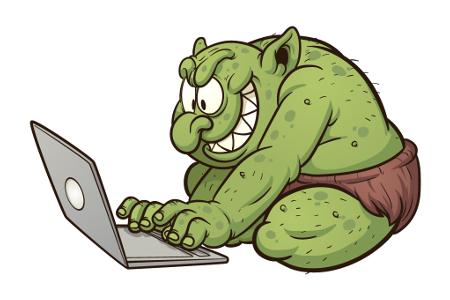
#> input picture e_paper/fallback.jpg, 450 x 300 px
$ python -i read_image.py   (imports and definitions only)
#> lines starting #> are read from the running program, lines starting #| are printed output that depends on the picture; after the words box and inside, x2 and y2 are one past the last pixel; in counts of white or black regions, pixels touching at a corner belong together
import subprocess
from PIL import Image
import logging
import configparser
import shutil


# [1 line not run here, left out]
logger = logging.getLogger(__name__)

# install snapshot tool for websites:
# sudo apt install wkhtmltopdf
# test in console with the following
# wkhtmltoimage --height 1200 --width 800 google.com out.png
# hint all fonts need to be converted to base64 and shall be available for true_font and woff
# transfonter.org for help converting it
def create_snapshot(address, parameter, height, width, out_path):
    params = ""
    for key, value in parameter.items():
        params += "&{}={}".format(key, value)
    if len(params) > 0:
        address += "?" + params[1:]
    logger.info("Address: " + address)

    logger.info("Create snapshot with wkhtmltoimage")
    program = "wkhtmltoimage"
    args = [program, "--height", str(height), "--width", str(width), address, out_path]
    try:
        subprocess.call(args)
    except FileNotFoundError:
        logger.error("wkhtmltoimage not found")
        shutil.copyfile('fallback.jpg', out_path)


def image_processing(image_path):
#> called with image_path = 'fallback.jpg'
    logger.info("Convert Image to grayscale")
    img = Image.open(image_path).convert('L').resize((800, 600))
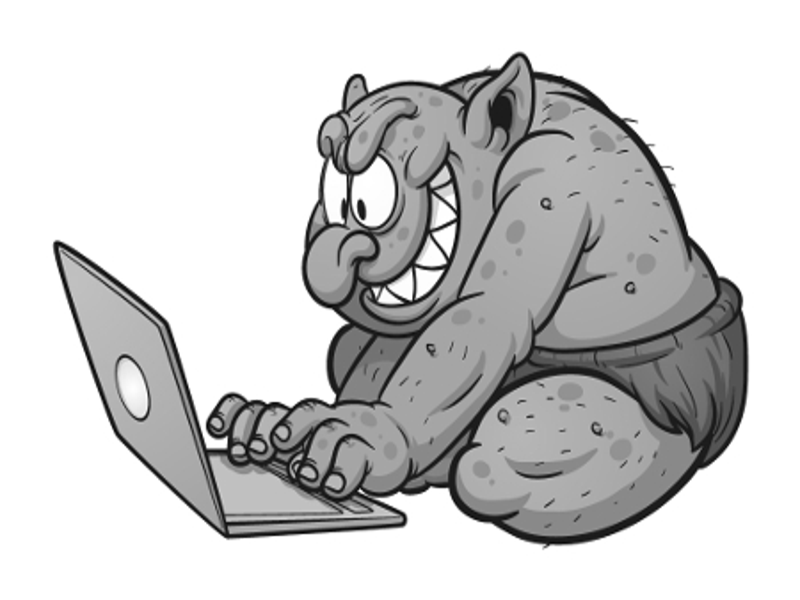
#> img: PIL image 800x600 L; min 0, max 255, mean 205
    img = img.point(lambda x: 0 if x<128 else 255)
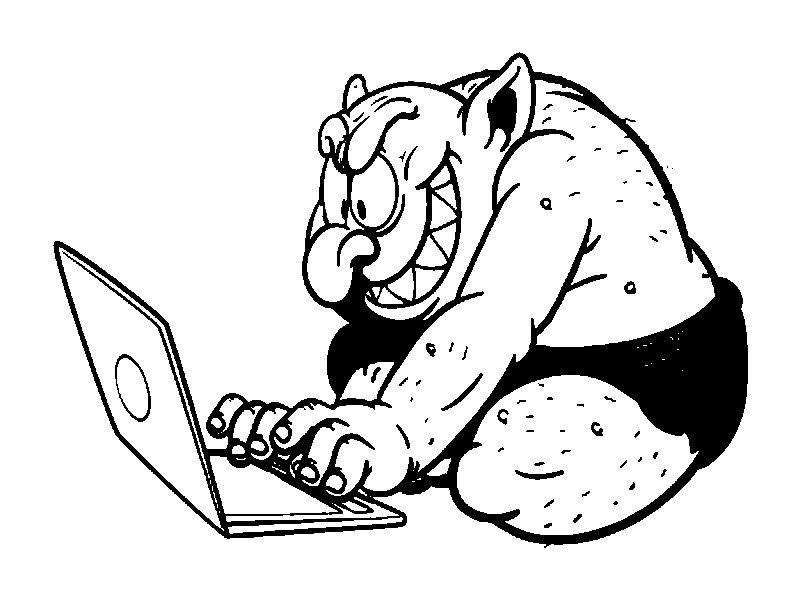
#> img: PIL image 800x600 L; 86.7% white; 67 black regions (26 under 20 px), largest, box (x1, y1, x2, y2) and area: (53, 52, 748, 548) 59648, (484, 66, 521, 152) 1372, (115, 354, 151, 422) 390
    img.save(image_path)

# test function
def main():
    image_path = "snapshot.png"
    cfg = configparser.ConfigParser()
    cfg.read('../apps/weather-forecast/config.cfg')
    create_snapshot("manuel-jasch.de/weather-forecast/weather.php", cfg['parameter'], 600, 800, image_path)
    image_processing(image_path)

# [2 lines not run here, left out]

>>> result = image_processing('fallback.jpg')
